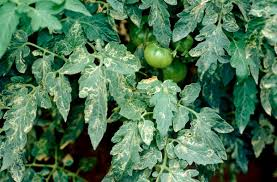
#> input picture pcv/scripts/features_extraction/tomato_leaf_test01.jpg, 277 x 182 px
$ python -i segmentation.py   (imports and definitions only)
#> lines starting #> are read from the running program, lines starting #| are printed output that depends on the picture; after the words box and inside, x2 and y2 are one past the last pixel; in counts of white or black regions, pixels touching at a corner belong together
#> further down, picture is the input picture: shape (182, 277, 3); mean B, G, R 83.6, 116.3, 76
# File: /scripts/segmentation.py
# Pemilik: Anggota 3 (Segmentasi Daun)

import cv2
import numpy as np

def create_leaf_mask(clean_bgr_frame):
    """
    Fungsi ini menerima frame BGR yang sudah bersih (dari Anggota 2),
    mengubahnya ke HSV, dan membuat mask biner untuk warna hijau (daun).

    Input: clean_bgr_frame (gambar BGR)
    Output: mask (gambar biner hitam-putih)
    """

    # 1. Konversi Color Space (Krusial!)
    #    Mengubah dari BGR ke HSV untuk deteksi warna yang stabil
    hsv_image = cv2.cvtColor(clean_bgr_frame, cv2.COLOR_BGR2HSV)
#> hsv_image: shape (182, 277, 3); mean H, S, V 63.5, 133.7, 116.9


    # 2. Tentukan Rentang Warna Hijau di HSV
    #    Ini adalah estimasi awal (Tugas W1-P2 Anggota 3)
    #    Format: (Hue, Saturation, Value)
    lower_green = np.array([35, 40, 40])   # Batas bawah hijau
    upper_green = np.array([85, 255, 255]) # Batas atas hijau

    # 3. Buat Mask (Thresholding)
    #    Membuat gambar biner: putih (daun) dan hitam (bukan daun)
    mask = cv2.inRange(hsv_image, lower_green, upper_green)
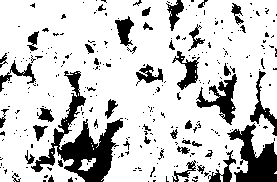
#> mask: shape (182, 277); 79.8% white; 296 black regions (251 under 20 px), largest, box (x1, y1, x2, y2) and area: (31, 71, 123, 182) 2912, (227, 123, 277, 182) 1478, (196, 74, 237, 125) 767

    # 4. Pembersihan Mask (Tugas W2-P2 Anggota 3, tapi kita masukkan di sini)
    #    Menggunakan MORPH_OPEN untuk menghilangkan bintik-bintik noise kecil
    kernel = np.ones((5, 5), np.uint8)
    mask_cleaned = cv2.morphologyEx(mask, cv2.MORPH_OPEN, kernel)
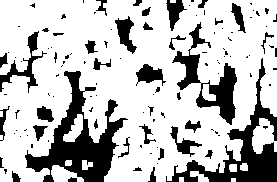
#> mask_cleaned: shape (182, 277); 74.4% white; 118 black regions (81 under 20 px), largest, box (x1, y1, x2, y2) and area: (25, 71, 128, 182) 3857, (166, 58, 277, 182) 2974, (172, 22, 237, 125) 1835

    #    Menggunakan MORPH_CLOSE untuk menutup lubang-lubang kecil di dalam daun
    mask_final = cv2.morphologyEx(mask_cleaned, cv2.MORPH_CLOSE, kernel)
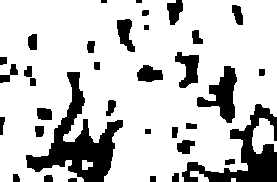
#> mask_final: shape (182, 277); 79.1% white; 35 black regions (2 under 20 px), largest, box (x1, y1, x2, y2) and area: (26, 72, 123, 182) 3512, (182, 104, 277, 182) 2499, (197, 66, 237, 123) 1031

    return mask_final

>>> import cv2
>>> picture = cv2.imread('features_extraction/tomato_leaf_test01.jpg')
>>> result = create_leaf_mask(picture)
